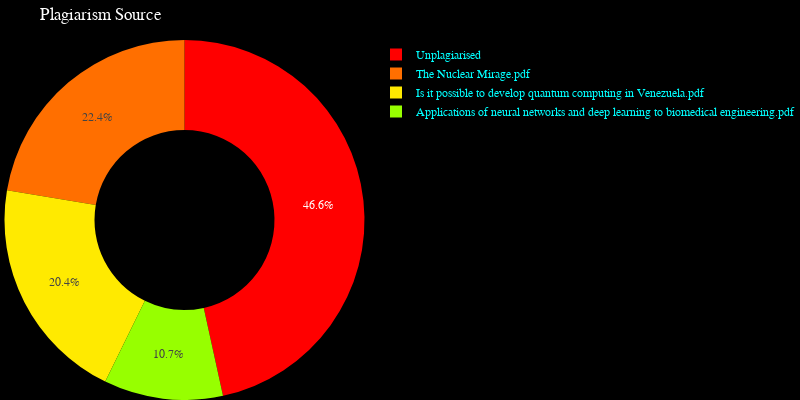

The code cell stored with this chart in its notebook:
### Code cell
figP2.show()

### Figure 1 — Plotly figure (JSON) as saved in the notebook; plotly's stock layout.template omitted (floating-point values rounded to 4 significant figures)
{"data": [{"domain": {"x": [0, 1], "y": [0, 1]}, "hole": 0.5, "hovertemplate": "Source=%{label}<br>No. of Words=%{value}<extra></extra>", "labels": ["Unplagiarised", "Applications of neural networks and deep learning to biomedical engineering.pdf", "Is it possible to develop quantum computing in Venezuela.pdf", "The Nuclear Mirage.pdf"], "legendgroup": "", "name": "", "showlegend": true, "type": "pie", "values": [475, 109, 208, 228]}], "layout": {"font": {"color": "cyan", "family": "sans-serif"}, "height": 400, "legend": {"title": {"font": {"color": "cyan"}}, "tracegroupgap": 0}, "margin": {"b": 0, "l": 0, "r": 0, "t": 40}, "paper_bgcolor": "#000000", "piecolorway": ["rgb(255,0,0)", "rgb(255,111,0)", "rgb(255,234,0)", "rgb(151,255,0)", "rgb(44,255,150)", "rgb(0,152,255)", "rgb(0,25,255)", "rgb(0,0,200)", "rgb(150,0,90)"], "title": {"font": {"color": "white", "family": "sans-serif"}, "text": "Plagiarism Source"}, "width": 800}}
